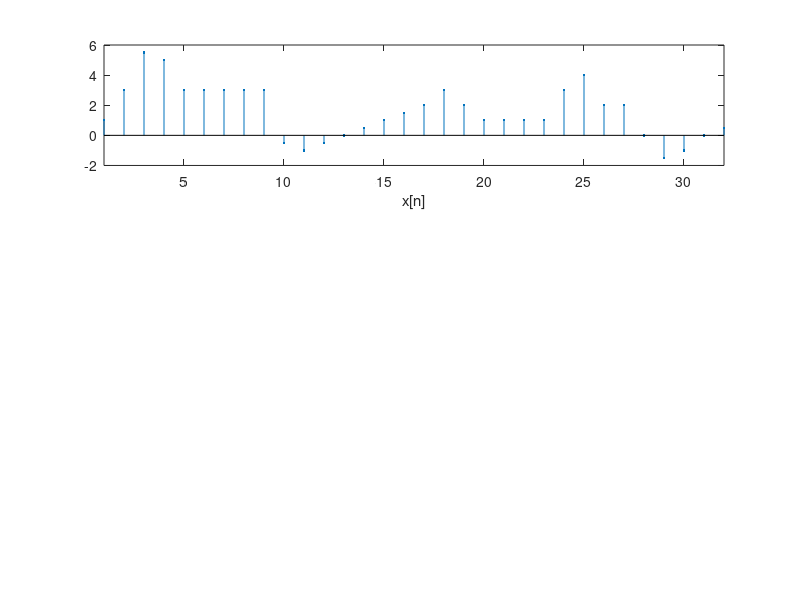

MATLAB code to generate this figure: (Note: this script raises an error after producing the figure.)
clear
x=[1 3 5.5 5 3 3 3 3 3 -0.5 -1 -0.5 0 0.5 1 1.5 2 3 2 1 1 1 1 3 4 2 2 0 -1.5 -1 0 0.5];
figure(3)
subplot(3,1,1)
stem(x,'.');
axis([1 32 -2 6])
xlabel('x[n]')
[aa bb]=dwt(x,'bior2.2');
ee=zeros(1,16);
ee2=zeros(1,8);
x_v_1=idwt(aa,ee,'bior2.2');
x_w_1=idwt(ee,bb,'bior2.2');
subplot(3,1,2)
stem(x_v_1,'.');
axis([1 32 -2 6])
xlabel('x_{v_1}[n]')
subplot(3,1,3)
stem(x_w_1,'.');
axis([1 32 -2 6])
xlabel('x_{w_1}[n]')
[aa2 bb2]=dwt(aa,'bior2.2');
y1=idwt(aa2,ee2,'bior2.2');
x_v_2=idwt(y1,ee,'bior2.2');
figure(4)
subplot(3,1,1)
stem(x,'.');
axis([1 32 -2 6])
xlabel('x[n]')
subplot(3,1,2)
stem(x_v_2,'.');
axis([1 32 -2 6])
xlabel('x_{v_2}[n]')
y2=idwt(ee2,bb2,'bior2.2');
x_w_2=idwt(y2,ee,'bior2.2');
subplot(3,1,3)
stem(x_w_2,'.');
axis([1 32 -2 6])
xlabel('x_{w_2}[n]')
